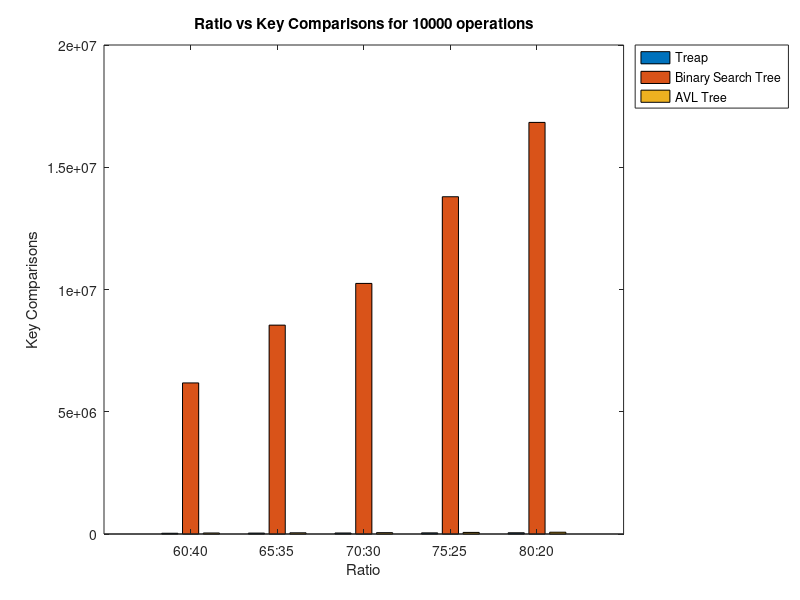

The MATLAB source for this figure: (Note: this script raises an error after producing the figure.)
clear all;
close all;
clc;
%{
%%100
%Key comparisons
a1 = [606 549 366; 573 612 382; 508 587 375; 737 740 522; 655 598 466]
%Rotations
b1 = [184 53; 147 51; 147 46; 185 69; 165 55]
%Height
c1 = [9 10 5; 10 11 5; 7 8 6; 12 12 6; 12 9 6]
%Avg Height
d1 = [5.3 4.75 3.6; 4.84783 5.23913 3.78261; 4.34043 4.80851 3.85106; 5.93056 5.98611 4.40278; 5.93651 5.04762 4.2381]
%Avg Depth
e1 = [3.1 3.1 2.125; 3.63043 3.45652 2.13043; 2.65957 2.80851 2.14894; 3.25 3.34722 2.18056; 3.50794 2.96825 2.22222]

%%1000
%Key comparisons
a2 = [10458 9033 5401; 9915 9424 5861; 9915 10170 6578; 10626 9899 6843; 11285 11178 7416]
%Rotations
b2 = [1506 526; 1545 530; 1723 559; 1727 613; 1804 568]
%Height
c2 = [23 14 9; 18 16 9; 19 17 10; 21 22 10; 17 19 10]
%Avg Height
d2 = [11.7494 8.39206 6.85608; 9.22436 8.75427 7.08974; 9.6535 9.36625 7.33573; 10.2842 9.36815 7.44007; 9.44179 10.4239 7.5806]
%Avg Depth
e2 =[3.65261 3.08685 2.28288; 3.43162 3.24145 2.30342; 3.47935 3.24057 2.28187; 3.54795 3.40411 2.30993; 3.39403 3.23582 2.27612]

%%10000
%Key comparisons
a3 =[133324 130491 71593; 142779 129090 78151; 140892 138227 84832; 151098 147457 91061; 148606 143865 99157]
%Rotations
b3 = [15462 4522; 15907 4681; 16190 5101; 17333 5255; 17307 5396]
%Height
c3 = [22 23 13; 28 22 13; 27 25 14; 28 26 14; 29 26 14]
%Avg Height
d3 = [12.3721 12.5775 10.0776; 13.8524 12.478 10.2901; 13.7483 13.326 10.4952; 14.6797 14.1738 10.5853; 14.5832 13.7354 10.784]
%Avg Depth
e3 = [3.43793 3.26892 2.30443; 3.45286 3.27357 2.30987; 3.46731 3.34469 2.31597; 3.43166 3.33598 2.31722; 3.46349 3.38247 2.31793]

%%100000
%Key comparisons
a4 = [1703821 1679648 844391; 1692718 1631647 914073; 1724066 1661079 995145; 1781129 1679357 1063352; 1791270 1665908 1136564]
%Rotations
b4 = [124223 34102; 122548 33942; 119059 33236; 114960 32304; 108975 31235]
%Height
c4 = [35 32 16; 28 28 16; 33 32 16; 33 29 16; 32 32 16]
%Avg Height
d4 = [16.6369 16.1062 12.3142; 15.6488 15.5437 12.451; 16.4262 15.7962 12.612; 17.7552 16.0071 12.7264; 17.135 15.9307 12.8456]
%Avg Depth
e4 = [3.46931 3.21385 2.32077; 3.44623 3.19861 2.3152; 3.47255 3.23225 2.31319; 3.45454 3.25986 2.32131; 3.44282 3.28711 2.31993]

%%1000000
%Key comparisons
a5 = [18176592 17322428 8653304; 18356694 16734992 9389915; 18855843 16992324 10138158; 18792414 18276902 10793178; 18698710 18151598 11510611]
%Rotations
b5 = [815052 173150; 794487 167427; 748673 158327; 688647 145863; 621724 131141]
%Height
c5 = [34 28 16; 33 27 17; 39 31 17; 32 31 16; 36 30 16]
%Avg Height
d5 = [17.283 15.9601 12.7566; 16.8961 15.3964 12.8552; 18.6873 15.7104 12.9576; 18.3894 17.0332 12.9403; 18.0611 16.9387 13.013]
%Avg Depth
e5 = [3.44079 3.16397 2.32425; 3.46897 3.16753 2.31867; 3.46244 3.15506 2.31337; 3.44969 3.16444 2.31532; 3.41994 3.16449 2.31546]

%% key comparisons
figure; %line plot
bar(a1);
xticklabels({'60:40','65:35','70:30','75:25','80:20'});
title('Ratio vs Key Comparisons for 100 operations');
xlabel('Ratio');
ylabel('Key Comparisons');
legend('Treap','Binary Search Tree','AVL Tree','Location','northeastoutside');

figure; %line plot
bar(a2);
xticklabels({'60:40','65:35','70:30','75:25','80:20'});
title('Ratio vs Key Comparisons for 1000 operations');
xlabel('Ratio');
ylabel('Key Comparisons');
legend('Treap','Binary Search Tree','AVL Tree','Location','northeastoutside');

figure; %line plot
bar(a3);
xticklabels({'60:40','65:35','70:30','75:25','80:20'});
title('Ratio vs Key Comparisons for 10000 operations');
xlabel('Ratio');
ylabel('Key Comparisons');
legend('Treap','Binary Search Tree','AVL Tree','Location','northeastoutside');

figure; %line plot
bar(a4);
xticklabels({'60:40','65:35','70:30','75:25','80:20'});
title('Ratio vs Key Comparisons for 100000 operations');
xlabel('Ratio');
ylabel('Key Comparisons');
legend('Treap','Binary Search Tree','AVL Tree','Location','northeastoutside');

figure; %line plot
bar(a5);
xticklabels({'60:40','65:35','70:30','75:25','80:20'});
title('Ratio vs Key Comparisons for 1000000 operations');
xlabel('Ratio');
ylabel('Key Comparisons');
legend('Treap','Binary Search Tree','AVL Tree','Location','northeastoutside');


%% rotations

figure; %line plot
bar(b1);
xticklabels({'60:40','65:35','70:30','75:25','80:20'});
title('Ratio vs Rotations for 100 operations');
xlabel('Ratio');
ylabel('Rotations');
legend('Treap','AVL Tree','Location','northeastoutside');

figure; %line plot
bar(b2);
xticklabels({'60:40','65:35','70:30','75:25','80:20'});
title('Ratio vs Rotations for 1000 operations');
xlabel('Ratio');
ylabel('Rotations');
legend('Treap','AVL Tree','Location','northeastoutside');

figure; %line plot
bar(b3);
xticklabels({'60:40','65:35','70:30','75:25','80:20'});
title('Ratio vs Rotations for 10000 operations');
xlabel('Ratio');
ylabel('Rotations');
legend('Treap','AVL Tree','Location','northeastoutside');

figure; %line plot
bar(b4);
xticklabels({'60:40','65:35','70:30','75:25','80:20'});
title('Ratio vs Rotations for 100000 operations');
xlabel('Ratio');
ylabel('Rotations');
legend('Treap','AVL Tree','Location','northeastoutside');

figure; %line plot
bar(b5);
xticklabels({'60:40','65:35','70:30','75:25','80:20'});
title('Ratio vs Rotations for 1000000 operations');
xlabel('Ratio');
ylabel('Rotations');
legend('Treap','AVL Tree','Location','northeastoutside');



%% Height


figure; %line plot
bar(c1);
xticklabels({'60:40','65:35','70:30','75:25','80:20'});
title('Ratio vs Height of Tree for 100 operations');
xlabel('Ratio');
ylabel('Height of Tree');
legend('Treap','Binary Search Tree','AVL Tree','Location','northeastoutside');

figure; %line plot
bar(c2);
xticklabels({'60:40','65:35','70:30','75:25','80:20'});
title('Ratio vs Height of Tree for 1000 operations');
xlabel('Ratio');
ylabel('Height of Tree');
legend('Treap','Binary Search Tree','AVL Tree','Location','northeastoutside');

figure; %line plot
bar(c3);
xticklabels({'60:40','65:35','70:30','75:25','80:20'});
title('Ratio vs Height of Tree for 10000 operations');
xlabel('Ratio');
ylabel('Height of Tree');
legend('Treap','Binary Search Tree','AVL Tree','Location','northeastoutside');

figure; %line plot
bar(c4);
xticklabels({'60:40','65:35','70:30','75:25','80:20'});
title('Ratio vs Height of Tree for 100000 operations');
xlabel('Ratio');
ylabel('Height of Tree');
legend('Treap','Binary Search Tree','AVL Tree','Location','northeastoutside');

figure; %line plot
bar(c5);
xticklabels({'60:40','65:35','70:30','75:25','80:20'});
title('Ratio vs Height of Tree for 1000000 operations');
xlabel('Ratio');
ylabel('Height of Tree');
legend('Treap','Binary Search Tree','AVL Tree','Location','northeastoutside');



%% Average Height


figure; %line plot
bar(d1);
xticklabels({'60:40','65:35','70:30','75:25','80:20'});
title('Ratio vs Average Height from Root for 100 operations');
xlabel('Ratio');
ylabel('Average Height from Root');
legend('Treap','Binary Search Tree','AVL Tree','Location','northeastoutside');

figure; %line plot
bar(d2);
xticklabels({'60:40','65:35','70:30','75:25','80:20'});
title('Ratio vs Average Height from Root for 1000 operations');
xlabel('Ratio');
ylabel('Average Height from Root');
legend('Treap','Binary Search Tree','AVL Tree','Location','northeastoutside');

figure; %line plot
bar(d3);
xticklabels({'60:40','65:35','70:30','75:25','80:20'});
title('Ratio vs Average Height from Root for 10000 operations');
xlabel('Ratio');
ylabel('Average Height from Root');
legend('Treap','Binary Search Tree','AVL Tree','Location','northeastoutside');

figure; %line plot
bar(d4);
xticklabels({'60:40','65:35','70:30','75:25','80:20'});
title('Ratio vs Average Height from Root for 100000 operations');
xlabel('Ratio');
ylabel('Average Height from Root');
legend('Treap','Binary Search Tree','AVL Tree','Location','northeastoutside');

figure; %line plot
bar(d5);
xticklabels({'60:40','65:35','70:30','75:25','80:20'});
title('Ratio vs Average Height from Root for 1000000 operations');
xlabel('Ratio');
ylabel('Average Height from Root');
legend('Treap','Binary Search Tree','AVL Tree','Location','northeastoutside');




%% Average depth


figure; %line plot
bar(e1);
xticklabels({'60:40','65:35','70:30','75:25','80:20'});
title('Ratio vs Average Height from Bottom for 100 operations');
xlabel('Ratio');
ylabel('Average Height from Bottom');
legend('Treap','Binary Search Tree','AVL Tree','Location','northeastoutside');

figure; %line plot
bar(e2);
xticklabels({'60:40','65:35','70:30','75:25','80:20'});
title('Ratio vs Average Height from Bottom for 1000 operations');
xlabel('Ratio');
ylabel('Average Height from Bottom');
legend('Treap','Binary Search Tree','AVL Tree','Location','northeastoutside');

figure; %line plot
bar(e3);
xticklabels({'60:40','65:35','70:30','75:25','80:20'});
title('Ratio vs Average Height from Bottom for 10000 operations');
xlabel('Ratio');
ylabel('Average Height from Bottom');
legend('Treap','Binary Search Tree','AVL Tree','Location','northeastoutside');

figure; %line plot
bar(e4);
xticklabels({'60:40','65:35','70:30','75:25','80:20'});
title('Ratio vs Average Height from Bottom for 100000 operations');
xlabel('Ratio');
ylabel('Average Height from Bottom');
legend('Treap','Binary Search Tree','AVL Tree','Location','northeastoutside');

figure; %line plot
bar(e5);
xticklabels({'60:40','65:35','70:30','75:25','80:20'});
title('Ratio vs Average Height from Bottom for 1000000 operations');
xlabel('Ratio');
ylabel('Average Height from Bottom');
legend('Treap','Binary Search Tree','AVL Tree','Location','northeastoutside');
%}
%{
x = [3677 3526 3478 3610 3446 3480 3633 3479 3583 3527 ;3559 3575 3548 3513 3463 3479 3548 3528 3532 3589 ;4086 4061 4138 4084 4019 4105 4105 4128 4072 4057 ;4097 4098 4164 3954 4057 4130 4184 4127 3994 4024 ;4687 4663 4625 4696 4592 4706 4665 4759 4591 4697 ;4637 4597 4614 4690 4745 4639 4568 4697 4591 4690 ;5254 5216 5270 5160 5318 5248 5173 5290 5217 5290 ;5222 5242 5284 5279 5337 5279 5213 5164 5337 5173 ;5846 5830 5883 5840 5939 5791 5888 5933 5917 5839;5933 5881 5947 5886 5869 5821 5918 5862 5912 5813 ;]

figure; %line plot
bar(x);
xticklabels({'60:40(10000)','60:40(2K+5K+3K)','65:35(10000)','65:35(2K+5K+3K)','70:30(10000)','70:30(2K+5K+3K)','75:25(10000)','75:25(2K+5K+3K)','80:20(10000)','80:20(2K+5K+3K)'});
title('Experiments vs Node count');
xlabel('Ratio wise 10 experiments');
ylabel('Total number of nodes in final tree');
%}

%Key comparisons
a1 = [ 30187 6179370 41599; 37507 8542911 49670; 41302 10249128 55186; 46800 13794378 65336; 51094 16834503 73036]
%Rotations
b1 = [3502 3503; 4122 4120; 4516 4514; 5247 5239; 5796 5789]
%Height
c1 = [23 3514 11; 27 4132 12; 28 4526 12; 29 5251 12; 29 5801 12]
%Avg Height
d1 = [12.7863 1757 9.83841; 13.6538 2066 10.0213; 13.8893 2263 10.1935; 14.3641 2625.5 10.4429; 14.4164 2900.5 10.5905]
%Avg Depth
e1 = [3.5303 1758 1.99744; 3.52456 2067 1.99093; 3.52618 2264 1.99823; 3.51295 2626.5 1.99924; 3.50121 2901.5 1.99879]


figure; %line plot
b = bar(a1);
xticklabels({'60:40','65:35','70:30','75:25','80:20'});
title('Ratio vs Key Comparisons for 10000 operations');
xlabel('Ratio');
ylabel('Key Comparisons');
legend('Treap','Binary Search Tree','AVL Tree','Location','northeastoutside');
xtips1 = b(1).XEndPoints;
ytips1 = b(1).YEndPoints;
labels1 = string(b(1).YData);
text(xtips1,ytips1,labels1,'HorizontalAlignment','center',...
    'VerticalAlignment','bottom')

xtips2 = b(2).XEndPoints;
ytips2 = b(2).YEndPoints;
labels2 = string(b(2).YData);
text(xtips2,ytips2,labels2,'HorizontalAlignment','center',...
    'VerticalAlignment','bottom')

xtips3 = b(3).XEndPoints;
ytips3 = b(3).YEndPoints;
labels3 = string(b(3).YData);
text(xtips3,ytips3,labels3,'HorizontalAlignment','center',...
    'VerticalAlignment','bottom')


figure; %line plot
b = bar(b1);
xticklabels({'60:40','65:35','70:30','75:25','80:20'});
title('Ratio vs Rotations for 10000 operations');
xlabel('Ratio');
ylabel('Rotations');
legend('Treap','AVL Tree','Location','northeastoutside');
xtips1 = b(1).XEndPoints;
ytips1 = b(1).YEndPoints;
labels1 = string(b(1).YData);
text(xtips1,ytips1,labels1,'HorizontalAlignment','center',...
    'VerticalAlignment','bottom')

xtips2 = b(2).XEndPoints;
ytips2 = b(2).YEndPoints;
labels2 = string(b(2).YData);
text(xtips2,ytips2,labels2,'HorizontalAlignment','center',...
    'VerticalAlignment','bottom')



figure; %line plot
b = bar(c1);
xticklabels({'60:40','65:35','70:30','75:25','80:20'});
xlabel('Ratio');
title('Ratio vs Height of Tree for 10000 operations');
ylabel('Height of Tree');
legend('Treap','Binary Search Tree','AVL Tree','Location','northeastoutside');
xtips1 = b(1).XEndPoints;
ytips1 = b(1).YEndPoints;
labels1 = string(b(1).YData);
text(xtips1,ytips1,labels1,'HorizontalAlignment','center',...
    'VerticalAlignment','bottom')

xtips2 = b(2).XEndPoints;
ytips2 = b(2).YEndPoints;
labels2 = string(b(2).YData);
text(xtips2,ytips2,labels2,'HorizontalAlignment','center',...
    'VerticalAlignment','bottom')

xtips3 = b(3).XEndPoints;
ytips3 = b(3).YEndPoints;
labels3 = string(b(3).YData);
text(xtips3,ytips3,labels3,'HorizontalAlignment','center',...
    'VerticalAlignment','bottom')



figure; %line plot
b = bar(d1);
xticklabels({'60:40','65:35','70:30','75:25','80:20'});
title('Ratio vs Average Height from Root for 10000 operations');
xlabel('Ratio');
ylabel('Average Height from Root');
legend('Treap','Binary Search Tree','AVL Tree','Location','northeastoutside');
xtips1 = b(1).XEndPoints;
ytips1 = b(1).YEndPoints;
labels1 = string(b(1).YData);
text(xtips1,ytips1,labels1,'HorizontalAlignment','center',...
    'VerticalAlignment','bottom')

xtips2 = b(2).XEndPoints;
ytips2 = b(2).YEndPoints;
labels2 = string(b(2).YData);
text(xtips2,ytips2,labels2,'HorizontalAlignment','center',...
    'VerticalAlignment','bottom')

xtips3 = b(3).XEndPoints;
ytips3 = b(3).YEndPoints;
labels3 = string(b(3).YData);
text(xtips3,ytips3,labels3,'HorizontalAlignment','center',...
    'VerticalAlignment','bottom')



figure; %line plot
b = bar(e1);
xticklabels({'60:40','65:35','70:30','75:25','80:20'});
title('Ratio vs Average Height from Bottom for 10000 operations');
xlabel('Ratio');
ylabel('Average Height from Bottom');
legend('Treap','Binary Search Tree','AVL Tree','Location','northeastoutside');
xtips1 = b(1).XEndPoints;
ytips1 = b(1).YEndPoints;
labels1 = string(b(1).YData);
text(xtips1,ytips1,labels1,'HorizontalAlignment','center',...
    'VerticalAlignment','bottom')

xtips2 = b(2).XEndPoints;
ytips2 = b(2).YEndPoints;
labels2 = string(b(2).YData);
text(xtips2,ytips2,labels2,'HorizontalAlignment','center',...
    'VerticalAlignment','bottom')

xtips3 = b(3).XEndPoints;
ytips3 = b(3).YEndPoints;
labels3 = string(b(3).YData);
text(xtips3,ytips3,labels3,'HorizontalAlignment','center',...
    'VerticalAlignment','bottom')
